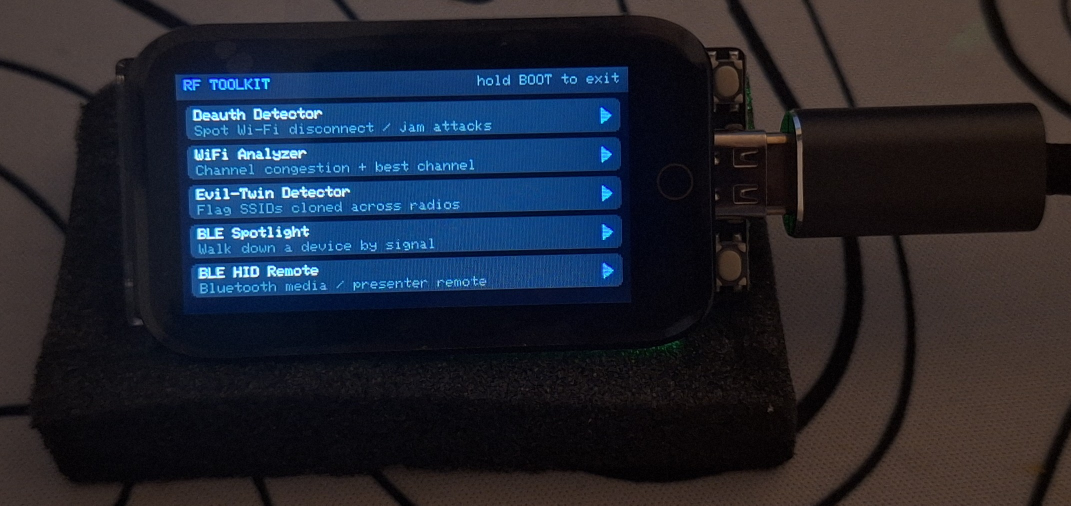
#> input picture assets/images/Toolkit_Menu.jpg, 2142 x 1011 px (shown at 1/2 size)
$ python img2rgb565.py ../assets/images/Toolkit_Menu.jpg out.png
#> lines starting #> are read from the running program, lines starting #| are printed output that depends on the picture
#!/usr/bin/env python3
"""
Convert an image to an RGB565 C header for blitting with LovyanGFX.

    python tools/img2rgb565.py assets/geass.png src/menu/geass_image.h --size 168

Transparent pixels are composited onto black, so the artwork blends into the
device's black screen. Output is a flat const uint16_t array plus its
dimensions, in the standard R5G6B5 bit order (cast to lgfx::rgb565_t at the
call site so LovyanGFX handles panel byte-swapping).
"""

import argparse
import os
from PIL import Image


def main() -> None:
    ap = argparse.ArgumentParser()
    ap.add_argument("input")
    ap.add_argument("output")
    ap.add_argument("--size", type=int, default=168,
                    help="target height in px; width scales to keep aspect")
    ap.add_argument("--name", default="GEASS", help="C identifier prefix")
    args = ap.parse_args()

    im = Image.open(args.input).convert("RGBA")

    # Trim fully-transparent margins so the subject fills the frame.
    bbox = im.getbbox()
#> bbox = (0, 0, 2142, 1011)
    if bbox:
        im = im.crop(bbox)

    # Scale to the target height, keeping aspect ratio.
    w, h = im.size
#> w = 2142; h = 1011
    tw = max(1, round(w * args.size / h))
#> tw = 356
    im = im.resize((tw, args.size), Image.LANCZOS)
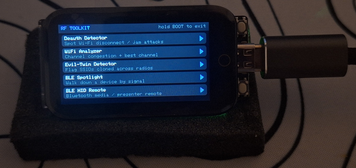
#> im: PIL image 356x168 RGBA; mean R, G, B, A 33.7, 37.9, 49.5, 255

    # Composite over black.
    black = Image.new("RGBA", im.size, (0, 0, 0, 255))
    im = Image.alpha_composite(black, im).convert("RGB")
#> im: PIL image 356x168 RGB

    w, h = im.size
#> w = 356; h = 168
    px = im.load()

    vals = []
    for y in range(h):
        for x in range(w):
            r, g, b = px[x, y]
            vals.append(((r & 0xF8) << 8) | ((g & 0xFC) << 3) | (b >> 3))
#> after the loop, vals = 59808 items

    guard = os.path.basename(args.output).upper().replace(".", "_")
    with open(args.output, "w") as f:
        f.write(f"// Generated by tools/img2rgb565.py from {os.path.basename(args.input)}\n")
        f.write(f"// {w}x{h}, RGB565. Do not edit by hand.\n")
        f.write("#pragma once\n#include <cstdint>\n\n")
        f.write(f"namespace {args.name.lower()}_img {{\n")
        f.write(f"constexpr int WIDTH  = {w};\n")
        f.write(f"constexpr int HEIGHT = {h};\n")
        f.write(f"inline constexpr uint16_t DATA[WIDTH * HEIGHT] = {{\n")
        for i in range(0, len(vals), 12):
            f.write("  " + ",".join(f"0x{v:04X}" for v in vals[i:i + 12]) + ",\n")
#> this loop made 4984 passes
#> i on passes 2 to 4: 12, 24, 36
        f.write("};\n")
        f.write(f"}}  // namespace {args.name.lower()}_img\n")

    kb = len(vals) * 2 / 1024
#> kb = 116.8
    print(f"wrote {args.output}: {w}x{h}, {kb:.1f} KB of flash")
#| wrote out.png: 356x168, 116.8 KB of flash


if __name__ == "__main__":
    main()
